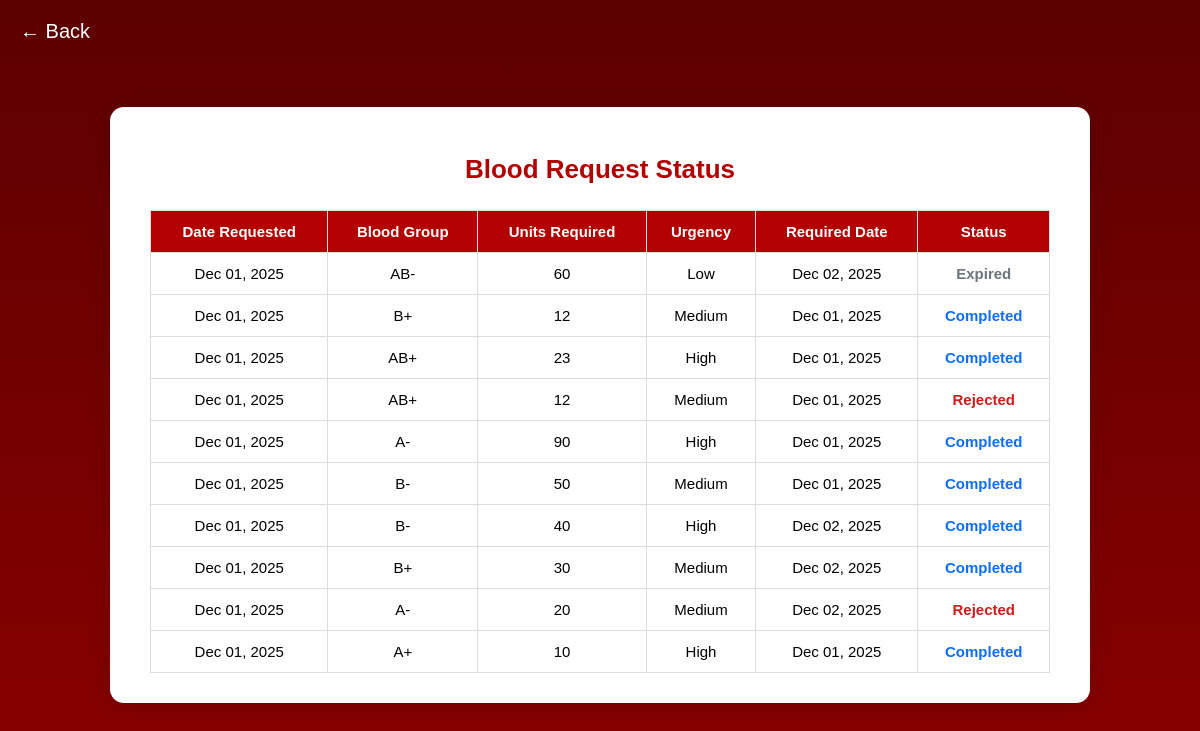
Before: /recipient/recipient_blood_request_status/ (signed in) with the older database file.
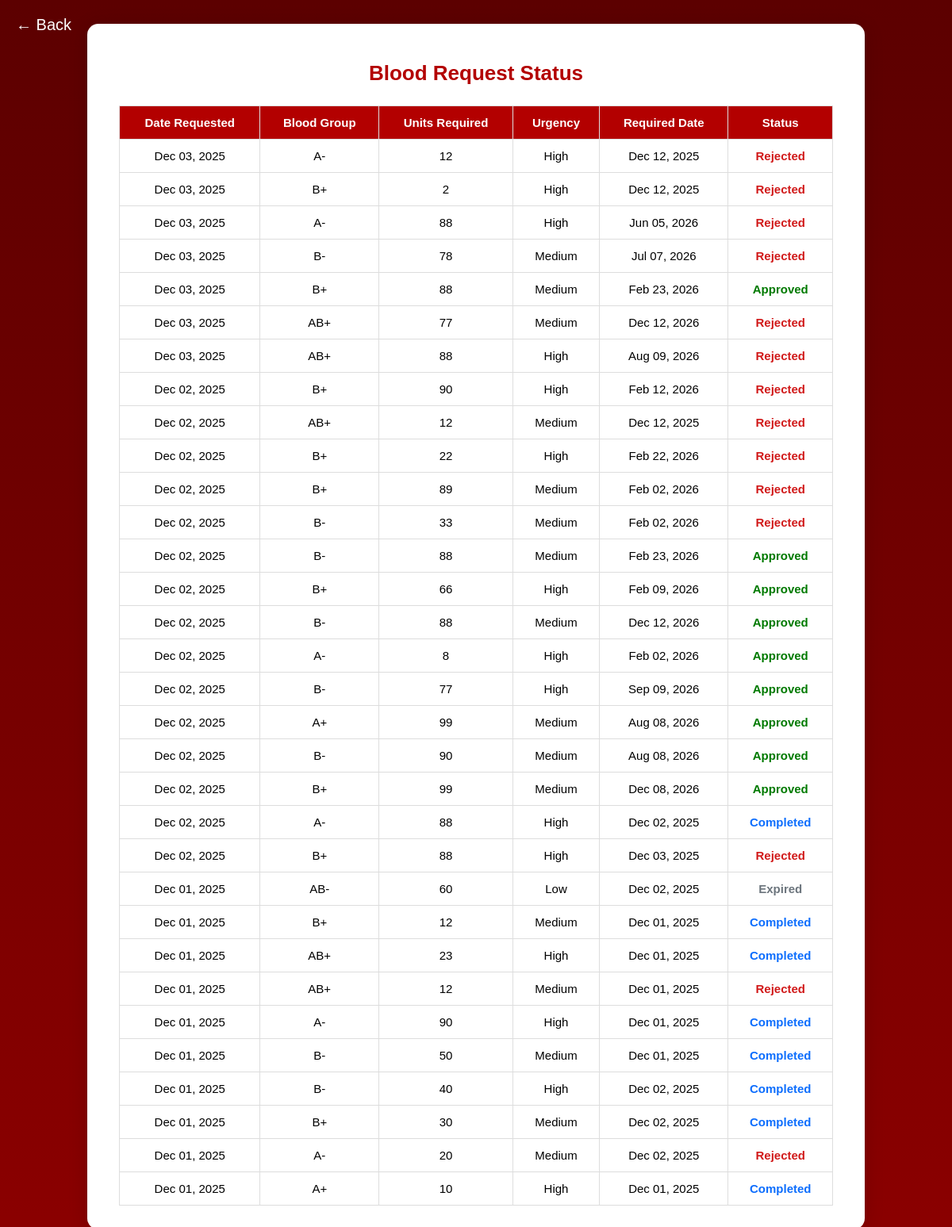
After: the same page with the newer database file.
### blood_bank_app/models.py (models this page shows, shortened)
class RecipientBloodRequest(models.Model):
    BLOOD_GROUP_CHOICES = [
        ('A+', 'A+'), ('A-', 'A-'),
        ('B+', 'B+'), ('B-', 'B-'),
        ('AB+', 'AB+'), ('AB-', 'AB-'),
        ('O+', 'O+'), ('O-', 'O-'),
    ]
    URGENCY_LEVEL_CHOICES = [
        ('High', 'High'),
        ('Medium', 'Medium'),
        ('Low', 'Low'),
    ]
    STATUS_CHOICES = [
        ('Pending', 'Pending'),
        ('Approved', 'Approved'),
        ('Rejected', 'Rejected'),
        ('Completed', 'Completed'),
        ('Expired', 'Expired'),
    ]
    recipient = models.ForeignKey(User, on_delete=models.CASCADE)
    blood_group = models.CharField(max_length=3, choices=BLOOD_GROUP_CHOICES)
    units = models.PositiveIntegerField()
    required_date = models.DateField()
    urgency = models.CharField(max_length=10, choices=URGENCY_LEVEL_CHOICES)
    status = models.CharField(max_length=20, choices=STATUS_CHOICES, default='Pending')  # ✅ Added
    created_at = models.DateTimeField(auto_now_add=True)

### blood_bank_app/views.py (the view)
# urls.py: path('recipient/recipient_blood_request_status/', views.recipient_blood_request_status, name='recipient_blood_request_status'),
@login_required
def recipient_blood_request_status(request):
    recipient = get_object_or_404(RecipientDetails, user=request.user)
    today = date.today()
    RecipientBloodRequest.objects.filter(
        recipient=request.user,
        status='Approved',
        required_date__lte=today
    ).update(status='Completed')
    RecipientBloodRequest.objects.filter(
        recipient=request.user,
        status='Pending',
        required_date__lt=today
    ).update(status='Expired')
    blood_requests = RecipientBloodRequest.objects.filter(
        recipient=request.user
    ).order_by('-created_at')
    return render(request, "recipient/recipient_blood_request_status.html", {
        "blood_requests": blood_requests,
    })

### blood_bank_app/templates/recipient/recipient_blood_request_status.html (shortened to what this page needs)
{% extends 'master.html' %}
{% load static %}
{% block content %}
<a href="javascript:history.back()" class="back-arrow">&#8592; Back</a>
<div class="notification-page">
  <div class="notification-container">
    <h1>Blood Request Status</h1>
    {% if blood_requests %}
      <table class="request-table">
        <thead>
          <tr>
            <th>Date Requested</th>
            <th>Blood Group</th>
            <th>Units Required</th>
            <th>Urgency</th>
            <th>Required Date</th>
            <th>Status</th>
          </tr>
        </thead>
        <tbody>
          {% for req in blood_requests %}
            <tr>
              <td>{{ req.created_at|date:"M d, Y" }}</td>
              <td>{{ req.blood_group }}</td>
              <td>{{ req.units }}</td>
              <td>{{ req.urgency }}</td>
              <td>{{ req.required_date|date:"M d, Y" }}</td>
              <td>
                {% if req.status|lower == 'completed' %}
                  <span class="status completed">Completed</span>
                {% elif req.status|lower == 'expired' %}
                  <span class="status expired">Expired</span>
                {% elif req.status|lower == 'pending' %}
                  <span class="status pending">Pending</span>
                {% elif req.status|lower == 'approved' %}
                  <span class="status approved">Approved</span>
                {% elif req.status|lower == 'rejected' %}
                  <span class="status rejected">Rejected</span>
                {% else %}
                  <span class="status unknown">{{ req.status }}</span>
                {% endif %}
              </td>
            </tr>
          {% endfor %}
        </tbody>
      </table>
    {% else %}
      <p class="no-notifications">No blood requests submitted yet.</p>
    {% endif %}
  </div>
</div>
{% endblock %}

### blood_bank_app/templates/master.html (shortened to what this page needs)
<!DOCTYPE html>
<html lang="en">
<head>
    {% load static %}
    <link rel="stylesheet" href="{% static 'css/blood_bank.css' %}">
</head>
<body>
{% block content %}{% endblock %}
</body>
</html>

### blood_bank_app/static/css/blood_bank.css (style rules this page uses)
body { display: flex; flex-direction: column; justify-content: center; align-items: center; height: 100vh; margin: 0; background-color:#FAFAFA; }

### blood_bank_app/templates/recipient/recipient_blood_request_status.html (style rules this page uses)
html, body { margin: 0 !important; padding: 0 !important; height: auto !important; min-height: 100vh !important; overflow-y: auto !important; background: linear-gradient(180deg, #5c0000 0%, #8b0000 100%); font-family: "Poppins", sans-serif; }
.back-arrow { position: fixed; top: 20px; left: 20px; font-size: 20px; color: #fff; text-decoration: none; font-weight: 500; transition: color 0.3s ease; z-index: 9999; }
.notification-page { width: 100%; display: flex; justify-content: center; align-items: flex-start; padding-top: 10px; }
.notification-container { width: 90%; max-width: 900px; background: #fff; padding: 30px 40px; border-radius: 14px; box-shadow: 0 4px 25px rgba(0, 0, 0, 0.15); margin: 20px auto; text-align: center; }
h1 { text-align: center; color: #b30000; margin-bottom: 25px; font-size: 26px; font-weight: 600; }
.request-table { width: 100%; border-collapse: collapse; margin-top: 20px; }
.request-table th, .request-table td { border: 1px solid #ddd; padding: 12px; text-align: center; font-size: 15px; }
.request-table th { background-color: #b30000; color: #fff; font-weight: 600; }
.status.approved { color: #007a00; font-weight: 600; }
.status.rejected { color: #d11a1a; font-weight: 600; }
.status.completed { color: #0d6efd; font-weight: 700; }
.status.expired { color: #6c757d; font-weight: 700; }

Changed rows visible on the page:
added RecipientBloodRequest: created_at "Dec 03, 2025", blood_group "A-", units "12", urgency "High", required_date "Dec 12, 2025", status "Rejected"
added RecipientBloodRequest: created_at "Dec 03, 2025", blood_group "B+", units "2", urgency "High", required_date "Dec 12, 2025", status "Rejected"
added RecipientBloodRequest: created_at "Dec 03, 2025", blood_group "A-", units "88", urgency "High", required_date "Jun 05, 2026", status "Rejected"
added RecipientBloodRequest: created_at "Dec 03, 2025", blood_group "B-", units "78", urgency "Medium", required_date "Jul 07, 2026", status "Rejected"
added RecipientBloodRequest: created_at "Dec 03, 2025", blood_group "B+", units "88", urgency "Medium", required_date "Feb 23, 2026", status "Approved"
added RecipientBloodRequest: created_at "Dec 03, 2025", blood_group "AB+", units "77", urgency "Medium", required_date "Dec 12, 2026", status "Rejected"
added RecipientBloodRequest: created_at "Dec 03, 2025", blood_group "AB+", units "88", urgency "High", required_date "Aug 09, 2026", status "Rejected"
added RecipientBloodRequest: created_at "Dec 02, 2025", blood_group "B+", units "90", urgency "High", required_date "Feb 12, 2026", status "Rejected"
added RecipientBloodRequest: created_at "Dec 02, 2025", blood_group "AB+", units "12", urgency "Medium", required_date "Dec 12, 2025", status "Rejected"
added RecipientBloodRequest: created_at "Dec 02, 2025", blood_group "B+", units "22", urgency "High", required_date "Feb 22, 2026", status "Rejected"
added RecipientBloodRequest: created_at "Dec 02, 2025", blood_group "B+", units "89", urgency "Medium", required_date "Feb 02, 2026", status "Rejected"
added RecipientBloodRequest: created_at "Dec 02, 2025", blood_group "B-", units "33", urgency "Medium", required_date "Feb 02, 2026", status "Rejected"
added RecipientBloodRequest: created_at "Dec 02, 2025", blood_group "B-", units "88", urgency "Medium", required_date "Feb 23, 2026", status "Approved"
added RecipientBloodRequest: created_at "Dec 02, 2025", blood_group "B+", units "66", urgency "High", required_date "Feb 09, 2026", status "Approved"
added RecipientBloodRequest: created_at "Dec 02, 2025", blood_group "B-", units "88", urgency "Medium", required_date "Dec 12, 2026", status "Approved"
added RecipientBloodRequest: created_at "Dec 02, 2025", blood_group "A-", units "8", urgency "High", required_date "Feb 02, 2026", status "Approved"
added RecipientBloodRequest: created_at "Dec 02, 2025", blood_group "B-", units "77", urgency "High", required_date "Sep 09, 2026", status "Approved"
added RecipientBloodRequest: created_at "Dec 02, 2025", blood_group "A+", units "99", urgency "Medium", required_date "Aug 08, 2026", status "Approved"
added RecipientBloodRequest: created_at "Dec 02, 2025", blood_group "B-", units "90", urgency "Medium", required_date "Aug 08, 2026", status "Approved"
added RecipientBloodRequest: created_at "Dec 02, 2025", blood_group "B+", units "99", urgency "Medium", required_date "Dec 08, 2026", status "Approved"
added RecipientBloodRequest: created_at "Dec 02, 2025", blood_group "A-", units "88", urgency "High", required_date "Dec 02, 2025", status "Completed"
added RecipientBloodRequest: created_at "Dec 02, 2025", blood_group "B+", units "88", urgency "High", required_date "Dec 03, 2025", status "Rejected"
